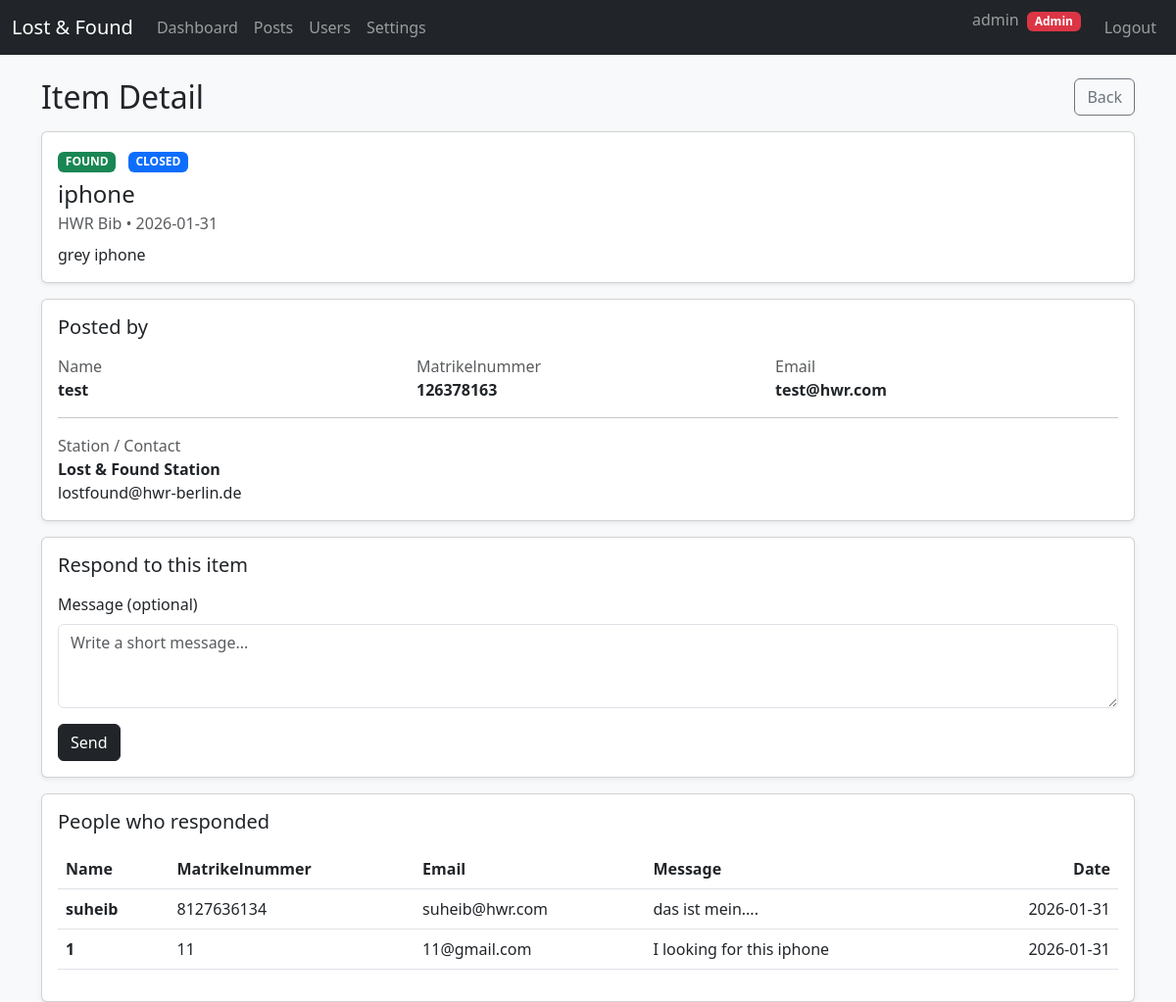
Page /student/post/1 (signed in) on the committed database.
### db.py (models this page shows)
class ItemPost(db.Model):
    __tablename__ = "item_posts"
    id = db.Column(db.Integer, primary_key=True)
    post_type = db.Column(db.String(10), nullable=False)
    title = db.Column(db.String(200), nullable=False)
    description = db.Column(db.Text, nullable=False)
    location = db.Column(db.String(200))
    status = db.Column(db.String(20), default="open")
    created_by = db.Column(db.Integer, db.ForeignKey("users.id"), nullable=False)
    created_at = db.Column(db.DateTime, default=datetime.utcnow)
    creator = db.relationship("User", backref="posts")

class User(db.Model):
    __tablename__ = "users"
    id = db.Column(db.Integer, primary_key=True)
    username = db.Column(db.String(120), unique=True, nullable=False)
    password = db.Column(db.String(120), nullable=False)
    is_admin = db.Column(db.Boolean, default=False)
    matriculation_number = db.Column(db.String(50), unique=True, nullable=True)
    email = db.Column(db.String(200), unique=True, nullable=True)

class AppSettings(db.Model):
    __tablename__ = "app_settings"
    id = db.Column(db.Integer, primary_key=True)
    station_name = db.Column(db.String(200), default="Lost & Found Station")
    contact_email = db.Column(db.String(200), default="lostfound@hwr-berlin.de")

class PostInterest(db.Model):
    __tablename__ = "post_interests"
    id = db.Column(db.Integer, primary_key=True)
    post_id = db.Column(db.Integer, db.ForeignKey("item_posts.id"), nullable=False)
    user_id = db.Column(db.Integer, db.ForeignKey("users.id"), nullable=False)
    message = db.Column(db.Text, nullable=True)  # optional
    created_at = db.Column(db.DateTime, default=datetime.utcnow)
    post = db.relationship("ItemPost", backref="interests")
    user = db.relationship("User", backref="interests")

### app.py (the view)
@app.route("/student/post/<int:post_id>")
@login_required
def student_post_detail(post_id: int):
    post = ItemPost.query.get(post_id)
    if not post:
        return redirect(url_for("student_dashboard"))
    creator = post.creator
    interests = (
        PostInterest.query
        .filter_by(post_id=post.id)
        .order_by(PostInterest.created_at.desc())
        .all()
    )
    settings = get_settings()
    return render_template(
        "student/post_detail.html",
        post=post,
        creator=creator,
        interests=interests,
        settings=settings
    )

### app.py (called while the page is built)
def login_required(f):
    from functools import wraps
    @wraps(f)
    def wrapper(*args, **kwargs):
        if "user_id" not in session:
            return redirect(url_for("login"))
        return f(*args, **kwargs)
    return wrapper

def get_settings():
    settings = AppSettings.query.first()
    if not settings:
        settings = AppSettings()
        db.session.add(settings)
        db.session.commit()
    return settings

### templates/student/post_detail.html (shortened to what this page needs)
{% extends 'base.html' %}
{% block content %}
<div class="d-flex justify-content-between align-items-center mb-3">
  <h2 class="mb-0">Item Detail</h2>
  <a class="btn btn-outline-secondary" href="{{ url_for('student_dashboard') }}">Back</a>
</div>
<div class="card shadow-sm mb-3">
  <div class="card-body">
    <div class="mb-2">
      <span class="badge {% if post.post_type == 'lost' %}text-bg-warning{% else %}text-bg-success{% endif %}">
        {{ post.post_type|upper }}
      </span>
      <span class="badge text-bg-primary ms-2">{{ post.status|upper }}</span>
    </div>
    <h4 class="mb-1">{{ post.title }}</h4>
    <p class="text-muted mb-2">{{ post.location or '-' }} • {{ post.created_at.strftime("%Y-%m-%d") }}</p>
    <p class="mb-0">{{ post.description }}</p>
  </div>
</div>
<div class="card shadow-sm mb-3">
  <div class="card-body">
    <h5 class="mb-3">Posted by</h5>
    <div class="row g-3">
      <div class="col-md-4">
        <div class="text-muted">Name</div>
        <div class="fw-bold">{{ creator.username }}</div>
      </div>
      <div class="col-md-4">
        <div class="text-muted">Matrikelnummer</div>
        <div class="fw-bold">{{ creator.matriculation_number or '-' }}</div>
      </div>
      <div class="col-md-4">
        <div class="text-muted">Email</div>
        <div class="fw-bold">{{ creator.email or '-' }}</div>
      </div>
    </div>
    <hr>
    <div class="text-muted">Station / Contact</div>
    <div class="fw-semibold">{{ settings.station_name }}</div>
    <div>{{ settings.contact_email }}</div>
  </div>
</div>
<div class="card shadow-sm mb-3">
  <div class="card-body">
    <h5 class="mb-3">Respond to this item</h5>
    <form method="post" action="{{ url_for('student_post_respond', post_id=post.id) }}">
      <div class="mb-3">
        <label class="form-label">Message (optional)</label>
        <textarea class="form-control" name="message" rows="3" placeholder="Write a short message..."></textarea>
      </div>
      <button class="btn btn-dark" type="submit">Send</button>
    </form>
  </div>
</div>
<div class="card shadow-sm">
  <div class="card-body">
    <h5 class="mb-3">People who responded</h5>
    {% if interests and interests|length > 0 %}
      <div class="table-responsive">
        <table class="table table-hover align-middle">
          <thead>
            <tr>
              <th>Name</th>
              <th>Matrikelnummer</th>
              <th>Email</th>
              <th>Message</th>
              <th class="text-end">Date</th>
            </tr>
          </thead>
          <tbody>
            {% for i in interests %}
              <tr>
                <td class="fw-semibold">{{ i.user.username }}</td>
                <td>{{ i.user.matriculation_number or '-' }}</td>
                <td>{{ i.user.email or '-' }}</td>
                <td>{{ i.message or '-' }}</td>
                <td class="text-end">{{ i.created_at.strftime("%Y-%m-%d") }}</td>
              </tr>
            {% endfor %}
          </tbody>
        </table>
      </div>
    {% else %}
      <div class="text-muted">No responses yet.</div>
    {% endif %}
  </div>
</div>
{% endblock %}

### rows in the picture
ItemPost: post_type "FOUND", status "CLOSED", title "iphone", location "HWR Bib", created_at "2026-01-31", description "grey iphone"
User: username "test", matriculation_number "126378163", email "test@hwr.com"
AppSettings: station_name "Lost & Found Station", contact_email "lostfound@hwr-berlin.de"
PostInterest: user.username "suheib", user "8127636134", user "suheib@hwr.com", message "das ist mein....", created_at "2026-01-31"
PostInterest: user.username "1", user "11", user "11@gmail.com", message "I looking for this iphone", created_at "2026-01-31"

### other values in the picture
{{ session.get('username') }} "admin"
